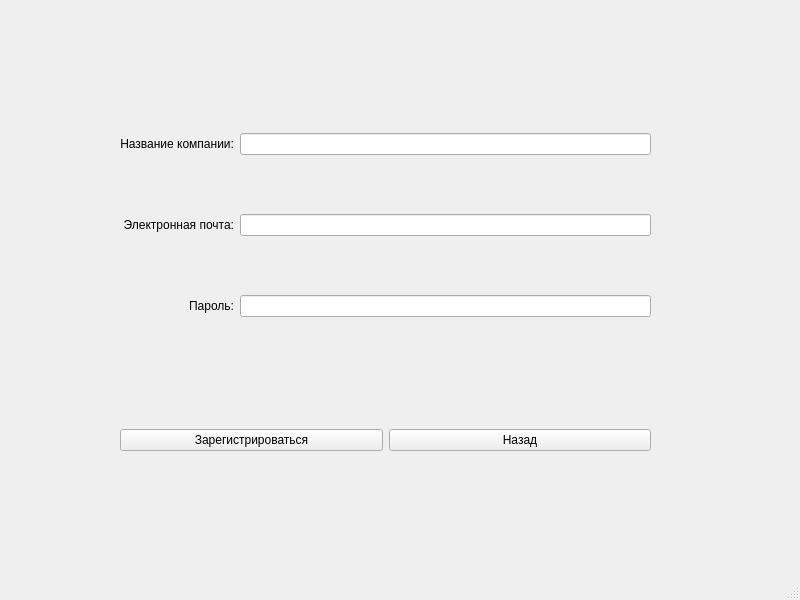
<?xml version="1.0" encoding="UTF-8"?>
<ui version="4.0">
 <class>RegisterWindowForEmployer</class>
 <widget class="QMainWindow" name="RegisterWindowForEmployer">
  <property name="geometry">
   <rect>
    <x>0</x>
    <y>0</y>
    <width>800</width>
    <height>600</height>
   </rect>
  </property>
  <property name="windowTitle">
   <string>MainWindow</string>
  </property>
  <widget class="QWidget" name="centralwidget">
   <widget class="QWidget" name="layoutWidget">
    <property name="geometry">
     <rect>
      <x>120</x>
      <y>80</y>
      <width>531</width>
      <height>291</height>
     </rect>
    </property>
    <layout class="QGridLayout" name="gridLayout">
     <item row="1" column="1">
      <widget class="QLineEdit" name="registrationLineEditEmailEmployer"/>
     </item>
     <item row="2" column="1">
      <widget class="QLineEdit" name="registrationLineEditPasswordEmployer"/>
     </item>
     <item row="2" column="0">
      <widget class="QLabel" name="registrationLabelPasswordEmployer">
       <property name="text">
        <string>Пароль:</string>
       </property>
       <property name="alignment">
        <set>Qt::AlignmentFlag::AlignRight|Qt::AlignmentFlag::AlignTrailing|Qt::AlignmentFlag::AlignVCenter</set>
       </property>
      </widget>
     </item>
     <item row="1" column="0">
      <widget class="QLabel" name="registrationLabelEmailEmployer">
       <property name="text">
        <string>Электронная почта:</string>
       </property>
       <property name="alignment">
        <set>Qt::AlignmentFlag::AlignRight|Qt::AlignmentFlag::AlignTrailing|Qt::AlignmentFlag::AlignVCenter</set>
       </property>
      </widget>
     </item>
     <item row="0" column="1">
      <widget class="QLineEdit" name="registrationLineEditCompanyNameEmployer"/>
     </item>
     <item row="0" column="0">
      <widget class="QLabel" name="registrationLabelCompanyNameEmployer">
       <property name="text">
        <string>Название компании:</string>
       </property>
       <property name="alignment">
        <set>Qt::AlignmentFlag::AlignRight|Qt::AlignmentFlag::AlignTrailing|Qt::AlignmentFlag::AlignVCenter</set>
       </property>
      </widget>
     </item>
    </layout>
   </widget>
   <widget class="QWidget" name="horizontalLayoutWidget">
    <property name="geometry">
     <rect>
      <x>120</x>
      <y>400</y>
      <width>531</width>
      <height>80</height>
     </rect>
    </property>
    <layout class="QHBoxLayout" name="horizontalLayout">
     <item>
      <widget class="QPushButton" name="registrationPB_employer">
       <property name="text">
        <string>Зарегистрироваться</string>
       </property>
      </widget>
     </item>
     <item>
      <widget class="QPushButton" name="backToStatusPB">
       <property name="text">
        <string>Назад</string>
       </property>
      </widget>
     </item>
    </layout>
   </widget>
  </widget>
  <widget class="QMenuBar" name="menubar">
   <property name="geometry">
    <rect>
     <x>0</x>
     <y>0</y>
     <width>800</width>
     <height>24</height>
    </rect>
   </property>
  </widget>
  <widget class="QStatusBar" name="statusbar"/>
 </widget>
 <resources/>
 <connections/>
</ui>
